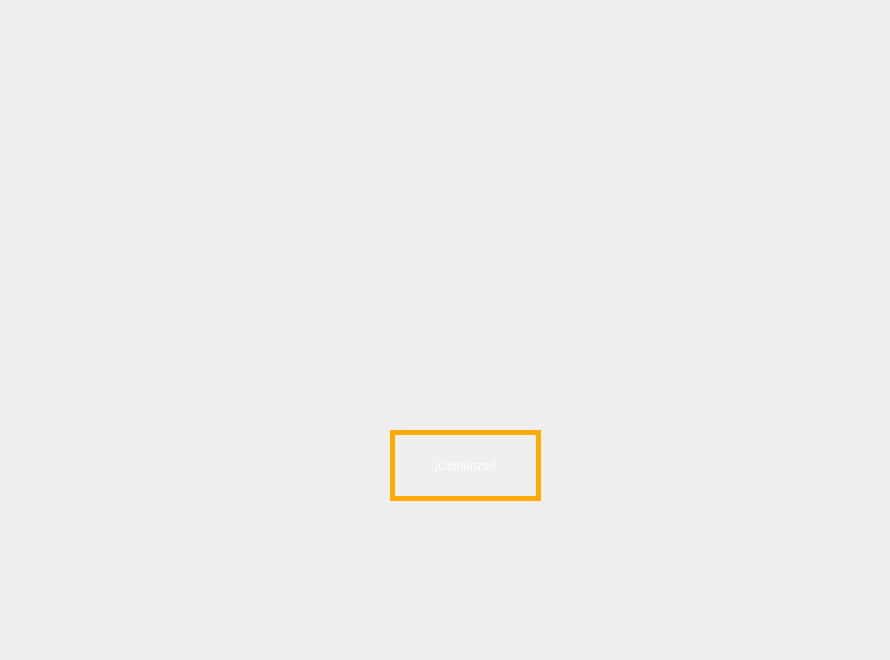
<?xml version="1.0" encoding="UTF-8"?>
<ui version="4.0">
 <class>Form</class>
 <widget class="QWidget" name="Form">
  <property name="geometry">
   <rect>
    <x>0</x>
    <y>0</y>
    <width>890</width>
    <height>660</height>
   </rect>
  </property>
  <property name="windowTitle">
   <string>Form</string>
  </property>
  <widget class="QLabel" name="label">
   <property name="geometry">
    <rect>
     <x>0</x>
     <y>0</y>
     <width>891</width>
     <height>661</height>
    </rect>
   </property>
   <property name="styleSheet">
    <string notr="true">font: 75 12pt &quot;Tahoma&quot;;</string>
   </property>
   <property name="text">
    <string/>
   </property>
   <property name="pixmap">
    <pixmap resource="images/imagenes.qrc">:/juegos/fondo_retro.png</pixmap>
   </property>
   <property name="scaledContents">
    <bool>true</bool>
   </property>
  </widget>
  <widget class="QPushButton" name="pushButton">
   <property name="geometry">
    <rect>
     <x>390</x>
     <y>430</y>
     <width>151</width>
     <height>71</height>
    </rect>
   </property>
   <property name="styleSheet">
    <string notr="true">font: 75 16pt &quot;MS Shell Dlg 2&quot;;
color: rgb(255, 255, 255);
border: 5px solid  rgb(255, 170, 0);
cursor:pointer;
    </string>
   </property>
   <property name="text">
    <string>¡Comenzar!</string>
   </property>
   <property name="autoDefault">
    <bool>false</bool>
   </property>
   <property name="default">
    <bool>true</bool>
   </property>
   <property name="flat">
    <bool>false</bool>
   </property>
  </widget>
 </widget>
 <resources>
  <include location="images/imagenes.qrc"/>
 </resources>
 <connections/>
</ui>
